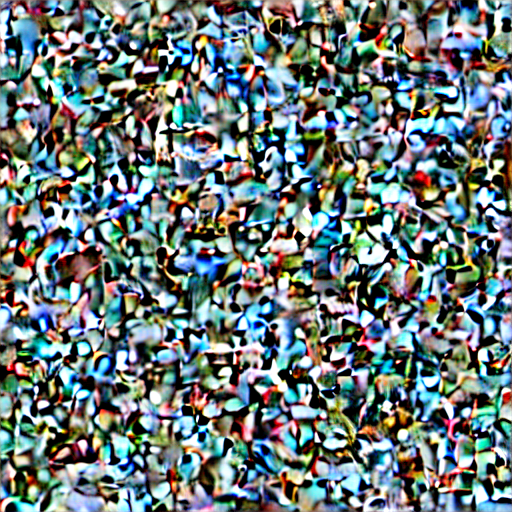
#> input picture Visualization_Code(chinese)/t2i/visualization/0-eps1.0.png, 512 x 512 px
$ python '傅里叶相对对数震幅.py'
#> lines starting #> are read from the running program, lines starting #| are printed output that depends on the picture
# import numpy as np
# import matplotlib.pyplot as plt
# from scipy.signal import savgol_filter
#
# def calculate_log_amplitude(image_path):
#     # 读取彩色图像
#     image = plt.imread(image_path)
#     # 将图像转换为灰度图像
#     gray_image = np.mean(image, axis=2)
#     # 计算傅立叶变换
#     f_transform = np.fft.fft2(gray_image)
#     f_transform_shifted = np.fft.fftshift(f_transform)
#     # 计算频谱振幅
#     amplitude = np.abs(f_transform_shifted)
#     # 计算相对对数振幅
#     log_amplitude = np.log1p(amplitude)
#     # 获取频率轴
#     height, width = gray_image.shape
#     freq_x = np.fft.fftfreq(width)
#     # 计算频率范围从0.0π到1.0π对应的索引范围
#     start_freq_index = int(width / 2)
#     end_freq_index = int(width / 2 + width / 2)
#     # 提取相对对数振幅的子集
#     log_amplitude_subset = log_amplitude[:, start_freq_index:end_freq_index]
#     freq_x_subset = freq_x[start_freq_index:end_freq_index]
#     return freq_x_subset, log_amplitude_subset[0]
#
# def smooth_and_plot(image_paths,n=4):
#     plt.figure(figsize=(10, 5))
#     for i, image_path in enumerate(image_paths):
#         freq_x, log_amplitude = calculate_log_amplitude(image_path)
#         alpha = (i + 1) / len(image_paths)  # 调整透明度
#
#         # 使用Savitzky-Golay滤波进行平滑处理，增加平滑的力度
#         smoothed_log_amplitude = savgol_filter(log_amplitude, window_length=21, polyorder=1)
#
#         # 绘制平滑前的曲线
#         # plt.plot(freq_x * np.pi, log_amplitude, label=f'{image_path} (Original)', alpha=alpha, color='gray')
#
#         # 绘制平滑后的曲线
#         plt.plot(freq_x * np.pi, smoothed_log_amplitude, label=f'{image_path} (Smoothed)', alpha=alpha, color='blue')
#
#     plt.xlabel('Frequency (0.0π to 1.0π)')
#     plt.ylabel('Log Amplitude')
#     plt.title('Frequency vs Log Amplitude (Original vs Smoothed)')
#     plt.grid()
#     plt.legend()
#     plt.show()
#
#
# # 示例调用函数
# # image_paths = ['7-eps0.9.png',
# #                '7-eps0.8.png',
# #                '7-eps0.7.png',
# #                '7-eps0.6.png',
# #                '7-eps0.5.png',
# #                '7-eps0.4.png',
# #                '7-eps0.3.png',
# #                '7-eps0.2.png',
# #                '7-eps0.1.png',
# #                '7-eps0.0.png']  # 替换为您的图像文件路径列表
# image_paths = ['0-eps0.8.png',
#                '0-eps0.6.png',
#                '0-eps0.4.png',
#                '0-eps0.2.png',
#                '0-eps0.0.png']  # 替换为您的图像文件路径列表
#
# smooth_and_plot(image_paths,n=8)
#
# # plt.figure(figsize=(10, 5))
# # for i, image_path in enumerate(image_paths):
# #     freq_x, log_amplitude = calculate_log_amplitude(image_path)
# #     alpha = (i + 1) / len(image_paths)  # 调整透明度
# #     plt.plot(freq_x * np.pi, log_amplitude, label=image_path, alpha=alpha, color='blue')
# #
# # plt.xlabel('Frequency (0.0π to 1.0π)')
# # plt.ylabel('Log Amplitude')
# # plt.title('Frequency vs Log Amplitude')
# # plt.grid()
# # plt.legend()
# # plt.show()

##  代码2---------------------------------------------------------------------------------
#
# import cv2
# import numpy as np
# import matplotlib.pyplot as plt
#
# def calculate_and_plot_fourier_log_amplitude(input_filename):
#     # 读取图像
#     image = cv2.imread(input_filename, cv2.IMREAD_GRAYSCALE)
#
#     # 进行傅里叶变换
#     fourier_transform = np.fft.fft2(image)
#
#     # 计算傅里叶变换的幅度
#     amplitude = np.abs(fourier_transform)
#
#     # 计算对数震幅
#     log_amplitude = np.log(amplitude + 1)  # 添加1以避免对数中出现零值
#
#     # 获取图像的宽度
#     image_width = image.shape[1]
#
#     # 计算频率轴上的值
#     frequency_values = np.fft.fftfreq(image_width)
#
#     # 重新排列频率轴和对数震幅，使其从0.0Π到1.0Π排列
#     sorted_indices = np.argsort(frequency_values)
#     frequency_values = frequency_values[sorted_indices] * np.pi  # 缩放为0.0Π到1.0Π
#     log_amplitude = log_amplitude[:, sorted_indices]
#
#     # 创建横坐标的数组，从0.0Π到1.0Π
#     x_values = np.linspace(0, np.pi, len(log_amplitude[0]))
#
#     # 绘制曲线图
#     plt.plot(x_values, log_amplitude[0])  # 绘制第一行的数据，你可以根据需要选择其他行
#     plt.xlabel('Frequency (radians)')
#     plt.ylabel('Log Amplitude')
#     plt.title('Fourier Log Amplitude')
#     plt.grid(True)
#
#     # 构建保存的文件名
#     output_filename = input_filename.replace('.png', '-fourier_log_amplitude.png')
#
#     # 保存图像为文件
#     plt.savefig(output_filename)
#
#     # 显示曲线图
#     plt.show()
#
# # 使用示例
# input_filename = '0-eps1.0.png'
# calculate_and_plot_fourier_log_amplitude(input_filename)

# --------------------批量----0.0-0.1raids绝对对数震动频率

# import cv2
# import numpy as np
# import matplotlib.pyplot as plt
# from matplotlib.cm import get_cmap
#
#
# def calculate_fourier_log_amplitude(image):
#     # 进行傅里叶变换
#     fourier_transform = np.fft.fft2(image)
#
#     # 计算傅里叶变换的幅度
#     amplitude = np.abs(fourier_transform)
#
#     # 计算对数震幅
#     log_amplitude = np.log(amplitude + 1)  # 添加1以避免对数中出现零值
#
#     # 获取图像的宽度
#     image_width = image.shape[1]
#
#     # 计算频率轴上的值
#     frequency_values = np.fft.fftfreq(image_width)
#
#     # 重新排列频率轴和对数震幅，使其从0.0Π到1.0Π排列
#     sorted_indices = np.argsort(frequency_values)
#     frequency_values = frequency_values[sorted_indices] * np.pi  # 缩放为0.0Π到1.0Π
#     log_amplitude = log_amplitude[:, sorted_indices]
#
#     return log_amplitude[0], frequency_values
#
#
# def plot_multiple_fourier_log_amplitudes(image_filenames):
#     plt.figure(figsize=(8, 6))
#
#     # 获取蓝色渐变颜色映射
#     cmap = get_cmap('Blues')
#
#     for i, filename in enumerate(image_filenames):
#         # 读取图像
#         image = cv2.imread(filename, cv2.IMREAD_GRAYSCALE)
#
#         # 计算傅里叶对数震幅
#         log_amplitude, frequency_values = calculate_fourier_log_amplitude(image)
#
#         # 设置线条颜色为蓝色渐变
#         color = cmap(i / len(image_filenames))
#
#         # 绘制曲线，使用蓝色渐变颜色，并限制横坐标范围
#         plt.plot(frequency_values, log_amplitude, color=color, label=filename)
#
#     # 限制横坐标范围为0.0到1.0
#     plt.xlim(0.0, 1.0)
#
#     plt.xlabel('Frequency (radians)')
#     plt.ylabel('Log Amplitude')
#     plt.title('Multiple Fourier Log Amplitudes')
#     plt.grid(True)
#     plt.legend()
#     plt.show()
#
# # 使用示例
# image_filenames = ["0-eps1.0.png", "0-eps0.9.png", "0-eps0.8.png",
#                    "0-eps0.7.png", "0-eps0.6.png", "0-eps0.5.png",
#                    "0-eps0.4.png", "0-eps0.3.png", "0-eps0.2.png",
#                    "0-eps0.1.png", "0-eps0.0.png"]
# plot_multiple_fourier_log_amplitudes(image_filenames)

# --------------------批量----相对对数震动频率

# import cv2
# import numpy as np
# import matplotlib.pyplot as plt
# from matplotlib.cm import get_cmap
#
#
# def calculate_relative_log_frequency(image):
#     # 进行傅里叶变换
#     fourier_transform = np.fft.fft2(image)
#
#     # 计算傅里叶变换的幅度
#     amplitude = np.abs(fourier_transform)
#
#     # 计算相对对数震频
#     relative_log_frequency = np.log(amplitude + 1) - np.log(amplitude[0, 0] + 1)  # 相对于0点的对数震频
#
#     # 获取图像的宽度
#     image_width = image.shape[1]
#
#     # 计算频率轴上的值
#     frequency_values = np.fft.fftfreq(image_width)
#
#     # 重新排列频率轴和相对对数震频，使其从0.0Π到1.0Π排列
#     sorted_indices = np.argsort(frequency_values)
#     frequency_values = frequency_values[sorted_indices] * np.pi  # 缩放为0.0Π到1.0Π
#     relative_log_frequency = relative_log_frequency[:, sorted_indices]
#
#     return relative_log_frequency[0], frequency_values
#
#
# def plot_multiple_relative_log_frequencies(image_filenames):
#     plt.figure(figsize=(8, 6))
#
#     # 获取蓝色渐变颜色映射
#     cmap = get_cmap('Blues')
#
#     for i, filename in enumerate(image_filenames):
#         # 读取图像
#         image = cv2.imread(filename, cv2.IMREAD_GRAYSCALE)
#
#         # 计算相对对数震频
#         relative_log_frequency, frequency_values = calculate_relative_log_frequency(image)
#
#         # 设置线条颜色为蓝色渐变
#         color = cmap(i / len(image_filenames))
#
#         # 绘制曲线，使用蓝色渐变颜色
#         plt.plot(frequency_values, relative_log_frequency, color=color, label=filename)
#
#     plt.xlabel('Frequency (radians)')
#     plt.ylabel('Relative Log Frequency')
#     plt.title('Multiple Relative Log Frequencies')
#     plt.grid(True)
#     plt.legend()
#     plt.show()
#
#
# # 使用示例
# image_filenames = ["0-eps1.0.png", "0-eps0.9.png", "0-eps0.8.png",
#                    "0-eps0.7.png", "0-eps0.6.png", "0-eps0.5.png",
#                    "0-eps0.4.png", "0-eps0.3.png", "0-eps0.2.png",
#                    "0-eps0.1.png", "0-eps0.0.png"]
# plot_multiple_relative_log_frequencies(image_filenames)

## 截取0-1Π

import cv2
import numpy as np
import matplotlib.pyplot as plt
from matplotlib.cm import get_cmap


def calculate_relative_log_frequency(image):
    # 进行傅里叶变换
    fourier_transform = np.fft.fft2(image)
    # 计算傅里叶变换的幅度
    amplitude = np.abs(fourier_transform)
    # 计算相对对数震频
    relative_log_frequency = np.log(amplitude + 1) - np.log(amplitude[0, 0] + 1)  # 相对于0点的对数震频
    # 获取图像的宽度
    image_width = image.shape[1]
    # 计算频率轴上的值
    frequency_values = np.fft.fftfreq(image_width)
    # # 重新排列频率轴和相对对数震频，使其从0.0到1.0排列
    # sorted_indices = np.argsort(frequency_values)
    # frequency_values = frequency_values[sorted_indices] * np.pi  # 缩放为0.0到1.0
    # relative_log_frequency = relative_log_frequency[:, sorted_indices]
    # 保留0.0到1.0范围的部分
    valid_indices = (frequency_values >= 0.0) & (frequency_values <= 1.0/ np.pi)
    frequency_values = frequency_values[valid_indices]
    relative_log_frequency = relative_log_frequency[:, valid_indices]

    # 减少取值，减少震荡
    # 下面是添加的部分，每隔3个取一个值
    frequency_values = frequency_values[::4]
    relative_log_frequency = relative_log_frequency[:, ::4]

    # 重新排列频率轴
    # 重新排列频率轴到0.0到1.0范围
    frequency_values = (frequency_values - min(frequency_values)) / (max(frequency_values) - min(frequency_values))
    return relative_log_frequency[0], frequency_values

def plot_multiple_relative_log_frequencies(image_filenames, alpha=0.8):
#> called with alpha = 0.8
    plt.figure(figsize=(8, 6))
    cmap = get_cmap('Blues')

    new_labels = ["step1","step100","step200",
                  "step300","step400","step500",
                  "step600","step700","step800",
                  "step900","step1000"]

    for i, filename in enumerate(image_filenames):
        image = cv2.imread(filename, cv2.IMREAD_GRAYSCALE)
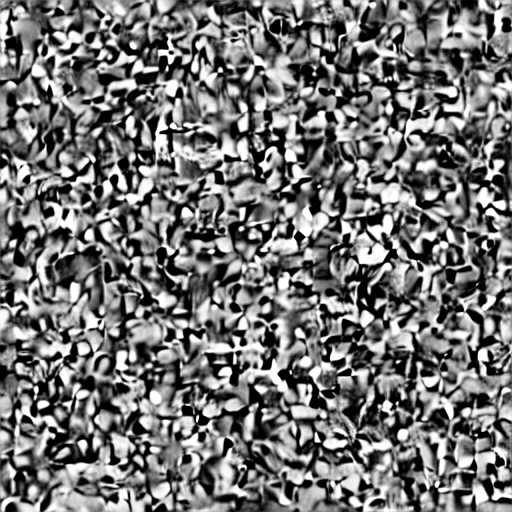
#> image: shape (512, 512); min 0, max 255, mean 116.5
        relative_log_frequency, frequency_values = calculate_relative_log_frequency(image)
#> in calculate_relative_log_frequency, `relative_log_frequency = np.log(amplitude + 1) - np.log(amplitude[0, 0..`:
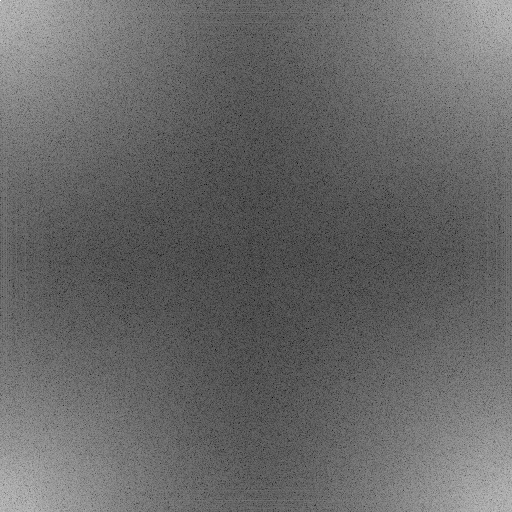
#> relative_log_frequency: shape (512, 512) float64; min -15.23, max 0, mean -9.03; drawn with min black and max white
#> in calculate_relative_log_frequency, `relative_log_frequency = relative_log_frequency[:, valid_indices]`:
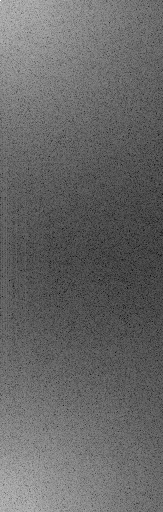
#> relative_log_frequency: shape (512, 163) float64; min -14.26, max 0, mean -8.49; drawn with min black and max white
#> in calculate_relative_log_frequency, `relative_log_frequency = relative_log_frequency[:, ::4]`:
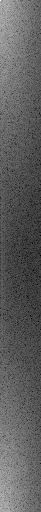
#> relative_log_frequency: shape (512, 41) float64; min -13.47, max 0, mean -8.48; drawn with min black and max white
#> relative_log_frequency = 41 values, max 0 at index 0, min -8.95 at index 28, mean -6.42; frequency_values = 41 values from 0 to 1

        k = i / len(image_filenames)
        color = cmap(k+0.2)


        # 使用新标签
        label = new_labels[i]

        # 调整alpha参数以控制曲线的透明度
        plt.plot(frequency_values, relative_log_frequency, color=color, label=label, linewidth=2.5, alpha=alpha)


    plt.xlabel('Frequency', fontsize=16)
    plt.ylabel('Relative Log amplitude', fontsize=16)
    plt.xlim(0.0, 1.0)
    plt.grid(False)
    plt.legend()

    # 修改横坐标标签
    x_ticks = np.linspace(0, 1, 6)
    x_tick_labels = [f'{x:.1f}π' for x in x_ticks]
    plt.xticks(x_ticks, x_tick_labels)

    plt.show()


# 使用示例
# image_filenames = ["0-eps1.0.png", "0-eps0.8.png",
#                    "0-eps0.6.png",
#                    "0-eps0.4.png", "0-eps0.2.png",
#                    "0-eps0.0.png"]

image_filenames = ["0-eps1.0.png", "0-eps0.9.png", "0-eps0.8.png",
                   "0-eps0.7.png", "0-eps0.6.png", "0-eps0.5.png",
                   "0-eps0.4.png", "0-eps0.3.png", "0-eps0.2.png",
                   "0-eps0.1.png", "0-eps0.0.png"]

#> (the run stopped early here; a loop or call above may not have finished)
